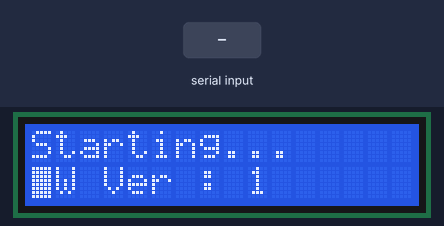
A sketch run on a simulated ESP8266 (NodeMCU). Shown: 16×2 character LCD. The test bench sets the inputs (shaded band). What the sketch prints to the serial monitor is not drawn.

Above: at 0.1 s.
6.4 s: byte 30 received over Serial
At 6.7 s:
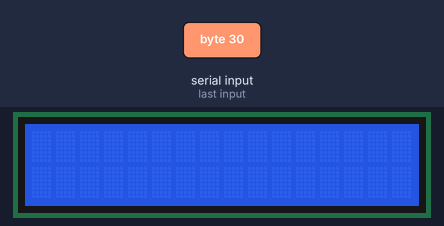
7.9 s: byte 90 received over Serial
At 9.1 s:
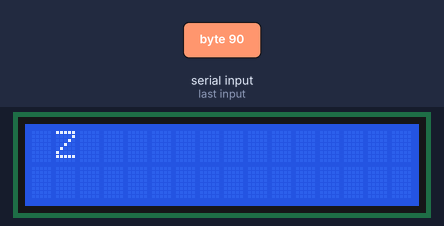
9.4 s: byte 120 received over Serial
At 10.2 s:
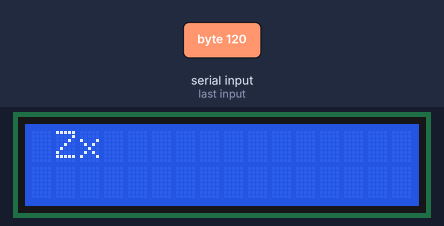
10.9 s: byte 30 received over Serial
12.4 s: byte 90 received over Serial
At 13.6 s:
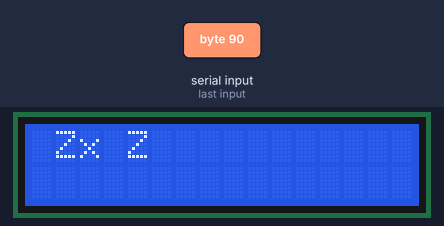
13.9 s: byte 120 received over Serial
At 14.8 s:
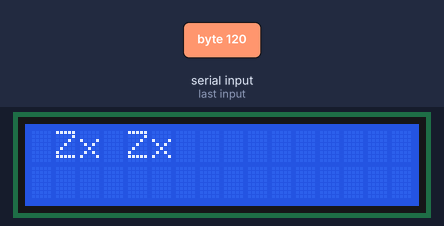
Timing chart, 0 to 16.4 s (numbered marks = the images above; inputs shaded):
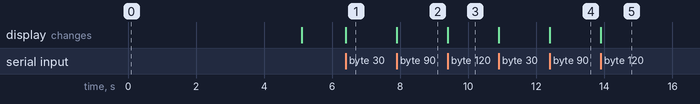

The sketch:

ESP8266_SERIAL_TO_I2C_CLCD.ino
```cpp
/**
  ******************************************************************************
  * @file           : ESP8266_SERIAL_TO_I2C_CLCD.ino
  * @brief          : Convert I2C interfaced CLCD to UART interfaced CLCD
  ******************************************************************************
  * @attention
  *
  *  2024 TeIn
  *  https://blog.naver.com/bieemiho92
  *
  *  (Tested) Target Device :
  *     ESP8266 NodeMCU
  *
  *  IDE :
  *     Arduino IDE 2.3.2
  *
  *  Dependancy    :
  *    ESP8266 board support package
  *       http://arduino.esp8266.com/stable/package_esp8266com_index.json
  *    LiquidCrystal_I2C-1.1.2 ~
  *
  * @note
  *   Ver.01 (2024/06) :
  *     - Initial Release
  *
  ******************************************************************************
  */

/* Includes ------------------------------------------------------------------*/
#include <Arduino.h>
#include <Wire.h>
#include <LiquidCrystal_I2C.h>    // I2C CLCD

/* Defines -------------------------------------------------------------------*/
/**
 * @brief Feature ON/OFF Control
 * @note
 */
/*** enable cursor ***/
// #define FEATURE_CURSOR_EN             1
/*** enable cursor blink ***/
// #define FEATURE_CURSOR_BLINK_EN       1
/*** enable backlight --- some CLCD is MUST need backlight for visibility */
#define FEATURE_BACKLIGHT_EN          1

/**
 * @brief I2C Character LCD
 * @note  tested on 20x4 CLCD
 *        modify THIS section & some codes to fit your device.
 */
#define CLCD_I2C_ADDR                 0x27
#define CLCD_COL_NUM                  20
#define CLCD_ROW_NUM                  4

/**
 * @brief for System
 */
#define FW_VER                        1
#define CHAR_LF                       10  // Line Feed       '\n'
#define CHAR_CR                       13  // Carriage Return '\r'

/* Macros --------------------------------------------------------------------*/

/* Types ---------------------------------------------------------------------*/

/* Variables -----------------------------------------------------------------*/
uint32_t  g_dwCount = 0;
uint8_t   bCurX = 0;
uint8_t   bCurY = 0;
uint8_t   bCurrReadChar;

/* Function prototypes -------------------------------------------------------*/
void    handle_crlf(void);

/* Constructor ---------------------------------------------------------------*/
/**
 * @brief
 * Character LCD
 */
LiquidCrystal_I2C lcd(CLCD_I2C_ADDR, CLCD_ROW_NUM, CLCD_COL_NUM);


/* User code -----------------------------------------------------------------*/

/**
  * @brief      Handle line ending
  * @param      none
  * @return     none
  * @note       by default, only LF works
  */
void    handle_crlf(void)
{
  bCurY++;
  if(bCurY >= CLCD_ROW_NUM)
  {
    bCurY = 0;
    // lcd.clear(); // comment this line to prevent blanking
  }
  bCurX = 0;

  if(bCurY)         // increase line (1st->2nd->3rd->4th)
    lcd.setCursor(bCurX, bCurY);
  else              // reset    line (4th->1st)
    lcd.home();
}


/**
  * @brief      arduino setup()
  * @param      none
  * @return     none
  * @note       put your setup code here, to run once
  */
void setup() {

  // Initialize UART & LCD
  Serial.begin(115200);

  // Initialize I2C CLCD
  lcd.init();
  lcd.blink();  // blinks cursor during startup
#ifdef FEATURE_BACKLIGHT_EN
  lcd.backlight();
#endif /** FEATURE_BACKLIGHT_EN **/

  // Splash
  Serial.printf("\r\n\r\n");
  Serial.printf("********************************************************************************\r\n");
  Serial.printf("\t[ESP8266_SERIAL_TO_I2C_CLCD]\r\n");
  Serial.printf("\tFW Ver 0x%02X (Build @ %s %s)\r\n", FW_VER, __TIME__, __DATE__);
  Serial.printf("\tEnter = LF\r\n");

  lcd.home();
  lcd.print("Starting...");
  lcd.setCursor(0,1);
  lcd.print("FW Ver : ");
  lcd.print(FW_VER);
  lcd.setCursor(0,2);
  delay(5000);
  Serial.println(">> OK");

#ifdef FEATURE_CURSOR_EN
  lcd.cursor();
#endif /** FEATURE_CURSOR_EN **/

#ifndef FEATURE_CURSOR_BLINK_EN
    lcd.noBlink();
#endif /** FEATURE_CURSOR_BLINK_EN **/

  lcd.clear();
  lcd.home();
}


/**
  * @brief      arduino loop()
  * @param      none
  * @return     none
  * @note       put your main code here, to run repeatedly:
  */
void loop() {

  if(Serial.available())
  {
    // get current character
    bCurrReadChar = Serial.read();

    if(CHAR_LF == bCurrReadChar)
    {
      // accept NL
      handle_crlf();
    }
    else if (CHAR_CR == bCurrReadChar)
    {
      // ignore CR

    }
    else
    {
      // print characters to LCD
      lcd.write(bCurrReadChar);

      // update current position & handle line control
      bCurX++;
      if(bCurX >= CLCD_COL_NUM)
      {
        handle_crlf();
      }
    }

  }
}
```

Measured:
- after the input at 7.9 s, the display: changes at once (image 2)
- after the input at 9.4 s, the display: changes at once (image 3)
- after the input at 12.4 s, the display: changes at once (image 4)
- after the input at 13.9 s, the display: changes at once (image 5)
